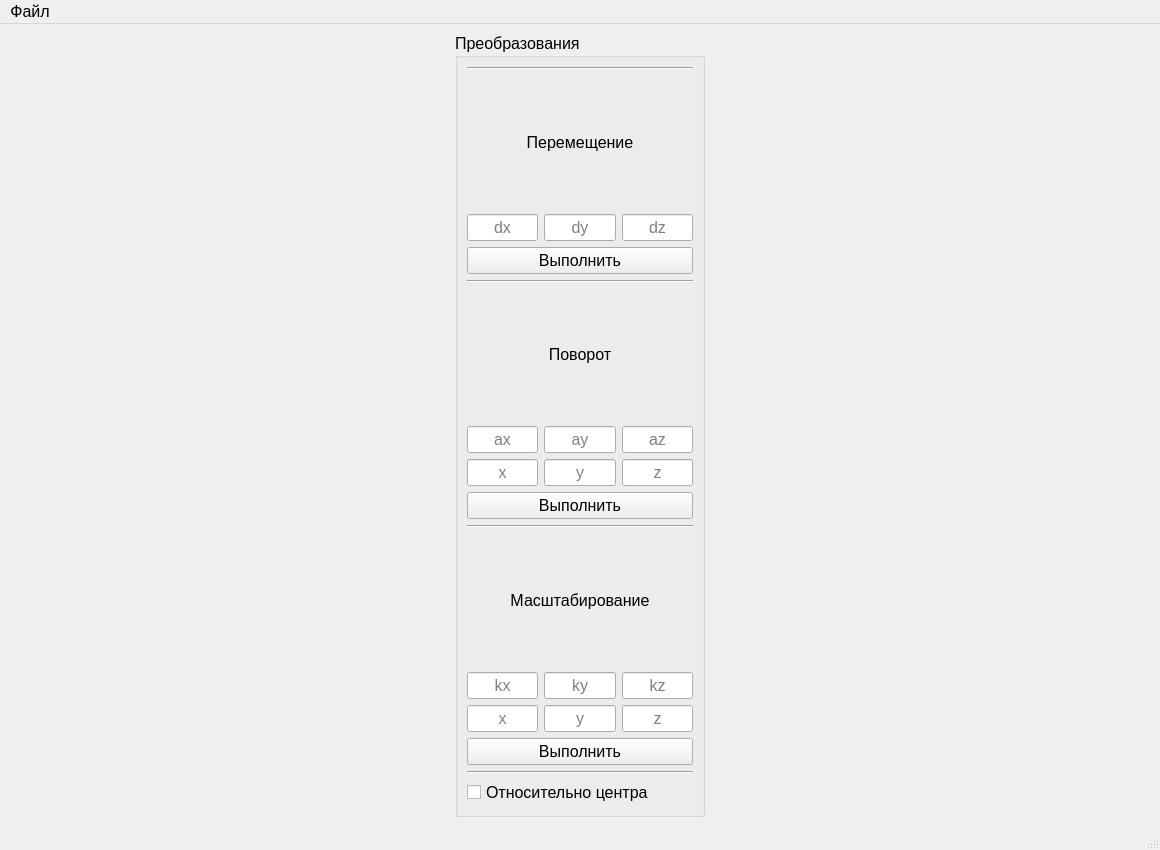
<?xml version="1.0" encoding="UTF-8"?>
<ui version="4.0">
 <class>MainWindow</class>
 <widget class="QMainWindow" name="MainWindow">
  <property name="geometry">
   <rect>
    <x>0</x>
    <y>0</y>
    <width>1160</width>
    <height>850</height>
   </rect>
  </property>
  <property name="font">
   <font>
    <pointsize>12</pointsize>
   </font>
  </property>
  <property name="windowTitle">
   <string>MainWindow</string>
  </property>
  <widget class="QWidget" name="centralwidget">
   <layout class="QHBoxLayout" name="horizontalLayout">
    <item>
     <widget class="QGroupBox" name="groupBox">
      <property name="maximumSize">
       <size>
        <width>250</width>
        <height>16777215</height>
       </size>
      </property>
      <property name="title">
       <string>Преобразования</string>
      </property>
      <layout class="QGridLayout" name="gridLayout">
       <item row="16" column="0">
        <widget class="QLineEdit" name="lineEdit_4">
         <property name="alignment">
          <set>Qt::AlignCenter</set>
         </property>
         <property name="placeholderText">
          <string>kx</string>
         </property>
        </widget>
       </item>
       <item row="3" column="2">
        <widget class="QLineEdit" name="lineEdit_3">
         <property name="alignment">
          <set>Qt::AlignCenter</set>
         </property>
         <property name="placeholderText">
          <string>dz</string>
         </property>
        </widget>
       </item>
       <item row="7" column="1">
        <widget class="QLineEdit" name="lineEdit_8">
         <property name="alignment">
          <set>Qt::AlignCenter</set>
         </property>
         <property name="placeholderText">
          <string>ay</string>
         </property>
        </widget>
       </item>
       <item row="18" column="0" colspan="3">
        <widget class="QPushButton" name="pushButton_3">
         <property name="text">
          <string>Выполнить</string>
         </property>
        </widget>
       </item>
       <item row="6" column="0" colspan="3">
        <widget class="QLabel" name="label_2">
         <property name="text">
          <string>Поворот</string>
         </property>
         <property name="alignment">
          <set>Qt::AlignCenter</set>
         </property>
        </widget>
       </item>
       <item row="19" column="0" colspan="3">
        <widget class="Line" name="line_4">
         <property name="orientation">
          <enum>Qt::Horizontal</enum>
         </property>
        </widget>
       </item>
       <item row="8" column="1">
        <widget class="QLineEdit" name="lineEdit_11">
         <property name="alignment">
          <set>Qt::AlignCenter</set>
         </property>
         <property name="placeholderText">
          <string>y</string>
         </property>
        </widget>
       </item>
       <item row="8" column="2">
        <widget class="QLineEdit" name="lineEdit_12">
         <property name="alignment">
          <set>Qt::AlignCenter</set>
         </property>
         <property name="placeholderText">
          <string>z</string>
         </property>
        </widget>
       </item>
       <item row="13" column="0" colspan="3">
        <widget class="QLabel" name="label_3">
         <property name="text">
          <string>Масштабирование</string>
         </property>
         <property name="alignment">
          <set>Qt::AlignCenter</set>
         </property>
        </widget>
       </item>
       <item row="12" column="0" colspan="3">
        <widget class="Line" name="line_2">
         <property name="orientation">
          <enum>Qt::Horizontal</enum>
         </property>
        </widget>
       </item>
       <item row="17" column="2">
        <widget class="QLineEdit" name="lineEdit_18">
         <property name="alignment">
          <set>Qt::AlignCenter</set>
         </property>
         <property name="placeholderText">
          <string>z</string>
         </property>
        </widget>
       </item>
       <item row="3" column="1">
        <widget class="QLineEdit" name="lineEdit_2">
         <property name="alignment">
          <set>Qt::AlignCenter</set>
         </property>
         <property name="placeholderText">
          <string>dy</string>
         </property>
        </widget>
       </item>
       <item row="7" column="0">
        <widget class="QLineEdit" name="lineEdit_7">
         <property name="alignment">
          <set>Qt::AlignCenter</set>
         </property>
         <property name="placeholderText">
          <string>ax</string>
         </property>
        </widget>
       </item>
       <item row="16" column="1">
        <widget class="QLineEdit" name="lineEdit_5">
         <property name="alignment">
          <set>Qt::AlignCenter</set>
         </property>
         <property name="placeholderText">
          <string>ky</string>
         </property>
        </widget>
       </item>
       <item row="17" column="0">
        <widget class="QLineEdit" name="lineEdit_16">
         <property name="alignment">
          <set>Qt::AlignCenter</set>
         </property>
         <property name="placeholderText">
          <string>x</string>
         </property>
        </widget>
       </item>
       <item row="16" column="2">
        <widget class="QLineEdit" name="lineEdit_6">
         <property name="alignment">
          <set>Qt::AlignCenter</set>
         </property>
         <property name="placeholderText">
          <string>kz</string>
         </property>
        </widget>
       </item>
       <item row="10" column="0" colspan="3">
        <widget class="QPushButton" name="pushButton_2">
         <property name="text">
          <string>Выполнить</string>
         </property>
        </widget>
       </item>
       <item row="8" column="0">
        <widget class="QLineEdit" name="lineEdit_10">
         <property name="alignment">
          <set>Qt::AlignCenter</set>
         </property>
         <property name="placeholderText">
          <string>x</string>
         </property>
        </widget>
       </item>
       <item row="5" column="0" colspan="3">
        <widget class="Line" name="line">
         <property name="orientation">
          <enum>Qt::Horizontal</enum>
         </property>
        </widget>
       </item>
       <item row="17" column="1">
        <widget class="QLineEdit" name="lineEdit_17">
         <property name="alignment">
          <set>Qt::AlignCenter</set>
         </property>
         <property name="placeholderText">
          <string>y</string>
         </property>
        </widget>
       </item>
       <item row="4" column="0" colspan="3">
        <widget class="QPushButton" name="pushButton">
         <property name="text">
          <string>Выполнить</string>
         </property>
        </widget>
       </item>
       <item row="7" column="2">
        <widget class="QLineEdit" name="lineEdit_9">
         <property name="alignment">
          <set>Qt::AlignCenter</set>
         </property>
         <property name="placeholderText">
          <string>az</string>
         </property>
        </widget>
       </item>
       <item row="1" column="0" colspan="3">
        <widget class="QLabel" name="label">
         <property name="text">
          <string>Перемещение</string>
         </property>
         <property name="alignment">
          <set>Qt::AlignCenter</set>
         </property>
        </widget>
       </item>
       <item row="0" column="0" colspan="3">
        <widget class="Line" name="line_3">
         <property name="orientation">
          <enum>Qt::Horizontal</enum>
         </property>
        </widget>
       </item>
       <item row="3" column="0">
        <widget class="QLineEdit" name="lineEdit">
         <property name="alignment">
          <set>Qt::AlignCenter</set>
         </property>
         <property name="placeholderText">
          <string>dx</string>
         </property>
        </widget>
       </item>
       <item row="20" column="0" colspan="3">
        <widget class="QCheckBox" name="checkBox">
         <property name="text">
          <string>Относительно центра</string>
         </property>
        </widget>
       </item>
      </layout>
     </widget>
    </item>
   </layout>
  </widget>
  <widget class="QMenuBar" name="menubar">
   <property name="geometry">
    <rect>
     <x>0</x>
     <y>0</y>
     <width>1160</width>
     <height>35</height>
    </rect>
   </property>
   <widget class="QMenu" name="menu">
    <property name="title">
     <string>Файл</string>
    </property>
    <addaction name="loadMeshAction"/>
    <addaction name="action_2"/>
   </widget>
   <addaction name="menu"/>
  </widget>
  <widget class="QStatusBar" name="statusbar"/>
  <action name="loadMeshAction">
   <property name="text">
    <string>Загрузить модель</string>
   </property>
  </action>
  <action name="action_2">
   <property name="text">
    <string>Очистить трансформации</string>
   </property>
  </action>
 </widget>
 <resources/>
 <connections/>
</ui>
